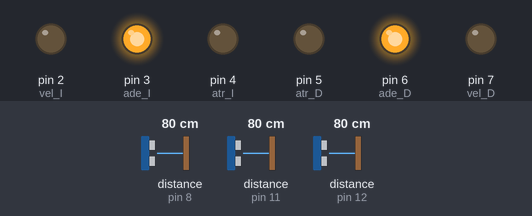
This sketch was run on a simulated Arduino Uno, built with avr-gcc and run on an emulated ATmega328P. Parts: output pins drawn as LEDs (lit = HIGH). Wiring (inferred from the names in the program): 3 × ultrasonic range finder: trigger pin 9, echo pin 8 / trigger pin 10, echo pin 11 / trigger pin 13, echo pin 12. The inputs (shaded band) are chosen by the test bench; at power-on: distance to the obstacle (sensors on pin 8, pin 11, pin 12) 80 cm. The echo pulse lasts 58.3 µs per cm; the ROS host is connected and sends only what is stated; pins used as bus, display or sensor lines are not drawn.

Above: at 1.2 s.
1.3 s: distance to the obstacle (sensor on pin 8) set to 22 cm
2.8 s: distance to the obstacle (sensor on pin 8) set to 17 cm
At 3.5 s:
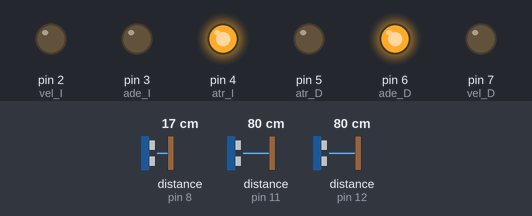
4.3 s: distance to the obstacle (sensor on pin 8) set to 35 cm
At 4.9 s:
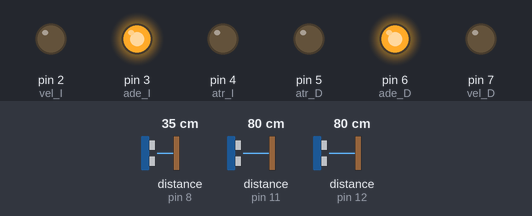
5.8 s: distance to the obstacle (sensor on pin 8) set to 2 cm
At 6.2 s:
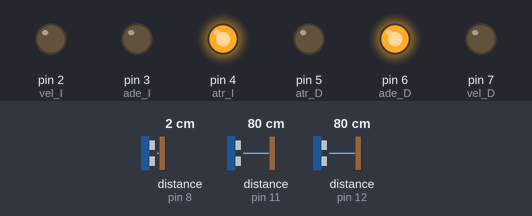
Timing chart, 0 to 8.3 s (numbered marks = the images above; inputs shaded):
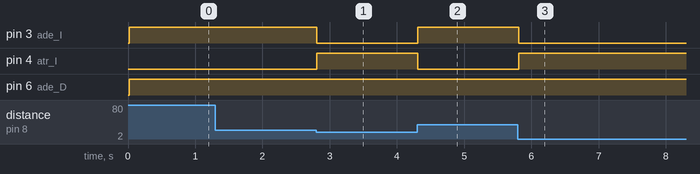

The sketch:

SensorUltrasonico1.ino
```cpp
#include <ros.h>
#include <std_msgs/String.h>
/**********************************************/
/*Definicion de pines de sensores ultra sonido*/
/**********************************************/
/*sensor izquierdo*/
#define trigI 13
#define echoI 12
/*sensor central */
#define trigC 10
#define echoC 11
/*sensor derecho*/
#define trigD 9
#define echoD 8
/**********************************************/

/**********************************************/
/***       pines de control de MOTORES      ***/
/**********************************************/
/*Motor Derecho*/
#define vel_D 7
#define ade_D 6
#define atr_D 5
/*Motor Izquierdo*/
#define vel_I 2
#define ade_I 3
#define atr_I 4
/**********************************************/

/**********************************************/
/*              Controlador PID               */
/**********************************************/
double Sp;  //stpoin o punto de referencia
double eT=0;  //ERROR actual
double kp = 0.9504;  //Constante Proporcional
double kd = 0;  // Constante Derivativa
double ki = 15.59;  // Constante Integral
double TI_1 = 0;
double yT;  // Salida
double eT0=0; // ERROR anterior
double uT;  // Señal de control
double T = 0.06; // Tiempo de muestreo

double tnR = 0;
double TR = 0;
double t0R = 0;
double eTR = 0;
double eT0R = 0;
double TI_1R = 0;
int pwmR = 100;
double uTR=0;

double tnL = 0;
double TL = 0;
double t0L = 0;
double eTL = 0;
double eT0L = 0;
double TI_1L = 0;
int pwmL = 100;
double uTL=0;
/**********************************************/
int distI_1;
int distC_1;
int distD_1;
/*********************************************/
ros::NodeHandle  nh;

std_msgs::String str_msg;

ros::Publisher chatter("chatter", &str_msg);

void callback ( const std_msgs::String& msg){

  str_msg.data = msg.data;
  chatter.publish( &str_msg );
}

ros::Subscriber<std_msgs::String> sub("talker", callback);

void setup() {
//Interrupciones para el encoder

//Encoder Derecho
attachInterrupt(digitalPinToInterrupt(19),PIDright,RISING);

//Encoder Izquierdo
attachInterrupt(digitalPinToInterrupt(18),PIDleft,RISING);

pinMode(trigI,OUTPUT);
pinMode(trigC,OUTPUT);
pinMode(trigD,OUTPUT);
pinMode(echoI,INPUT);
pinMode(echoC,INPUT);
pinMode(echoD,INPUT);
pinMode(vel_D,OUTPUT);
pinMode(ade_D,OUTPUT);
pinMode(atr_D,OUTPUT);
pinMode(vel_I,OUTPUT);
pinMode(ade_I,OUTPUT);
pinMode(atr_I,OUTPUT);
pinMode(1,OUTPUT);
  Serial.begin(9600);


/***********************************/

  nh.initNode();
  nh.advertise(chatter);
  nh.subscribe(sub);

/***********************************/

}

void loop() {
{

  nh.spinOnce();
  delay(3);
}


 int distI = objeto(trigI,echoI);
 int distC = objeto(trigC,echoC);
 int distD = objeto(trigD,echoD);


  //Serial.println(distI);
  //Serial.println(distC);
  //Serial.println(distD);

if(distI < 20 || distC < 20 || distD < 20)
{
  evasion();
  }
else
{
  adelante();
  }
//delay(100);

//distI_1 = distI;
}

int PIDright()
{
  noInterrupts();
  tnR = millis();
  TR = tnR-t0R;
  double  frecR = 1000/TR;
  double TDR = (kd/T)*(eTR-eT0R);
  double TIR = ki*T*eTR - (TIR-TI_1R);
  uTR = kp + TIR + TDR;
  int pwmR = map(uTR,-500,500,95,100);
  delay(T);
  TI_1R = TIR;
  eT0R = eTR;
  interrupts();
  }

 int PIDleft()
 {
  noInterrupts();
  tnL = millis();
  TL = tnL-t0L;
  double frecL = 1000/TL;
  double TDL = (kd/T)*(eTL-eT0L);
  double TIL = ki*T*eTL - (TIL-TI_1L);
  uTL = kp + TIL + TDL;
  int pwmL = map(uTL,-500,500,95,100);
  delay(T);
  TI_1L = TIL;
  eT0L = eTL;
  interrupts();
  }

int objeto(int TRIG, int ECHO)
{
  long duracion;
  long distancia;
  digitalWrite(TRIG,LOW);
  delayMicroseconds(4);
  digitalWrite(TRIG,HIGH);
  delayMicroseconds(10);
  digitalWrite(TRIG,LOW);
  duracion = pulseIn(ECHO,HIGH);
  duracion = duracion/2;
  distancia = duracion/29;
  return distancia;
  delay(50);
  }
void adelante()
{
  analogWrite(vel_D,pwmR);
  digitalWrite(ade_D,1);
  digitalWrite(atr_D,0);

  analogWrite(vel_I,pwmL);
  digitalWrite(ade_I,1);
  digitalWrite(atr_I,0);

  }

void evasion ()
{
  analogWrite(vel_D,pwmR);
  digitalWrite(ade_D,1);
  digitalWrite(atr_D,0);

  analogWrite(vel_I,pwmL);
  digitalWrite(ade_I,0);
  digitalWrite(atr_I,1);
  delay(200);
  }


/******************************************/
  //{
  //nh.spinOnce();
  //delay(3);

   //}
/*****************************************/
```

Measured:
- the behaviour switches between 21 and 20 cm on distance to the obstacle (sensor on pin 8) (found by bisection; images 0 and 1)
- after the input at 1.3 s, every drawn part: stays the same
- after the input at 2.8 s, pin 3 (ade_I): HIGH → LOW at once; pin 4 (atr_I): LOW → HIGH at once
- after the input at 4.3 s, pin 3 (ade_I): LOW → HIGH at once; pin 4 (atr_I): HIGH → LOW at once
- after the input at 5.8 s, pin 3 (ade_I): HIGH → LOW at once; pin 4 (atr_I): LOW → HIGH at once
